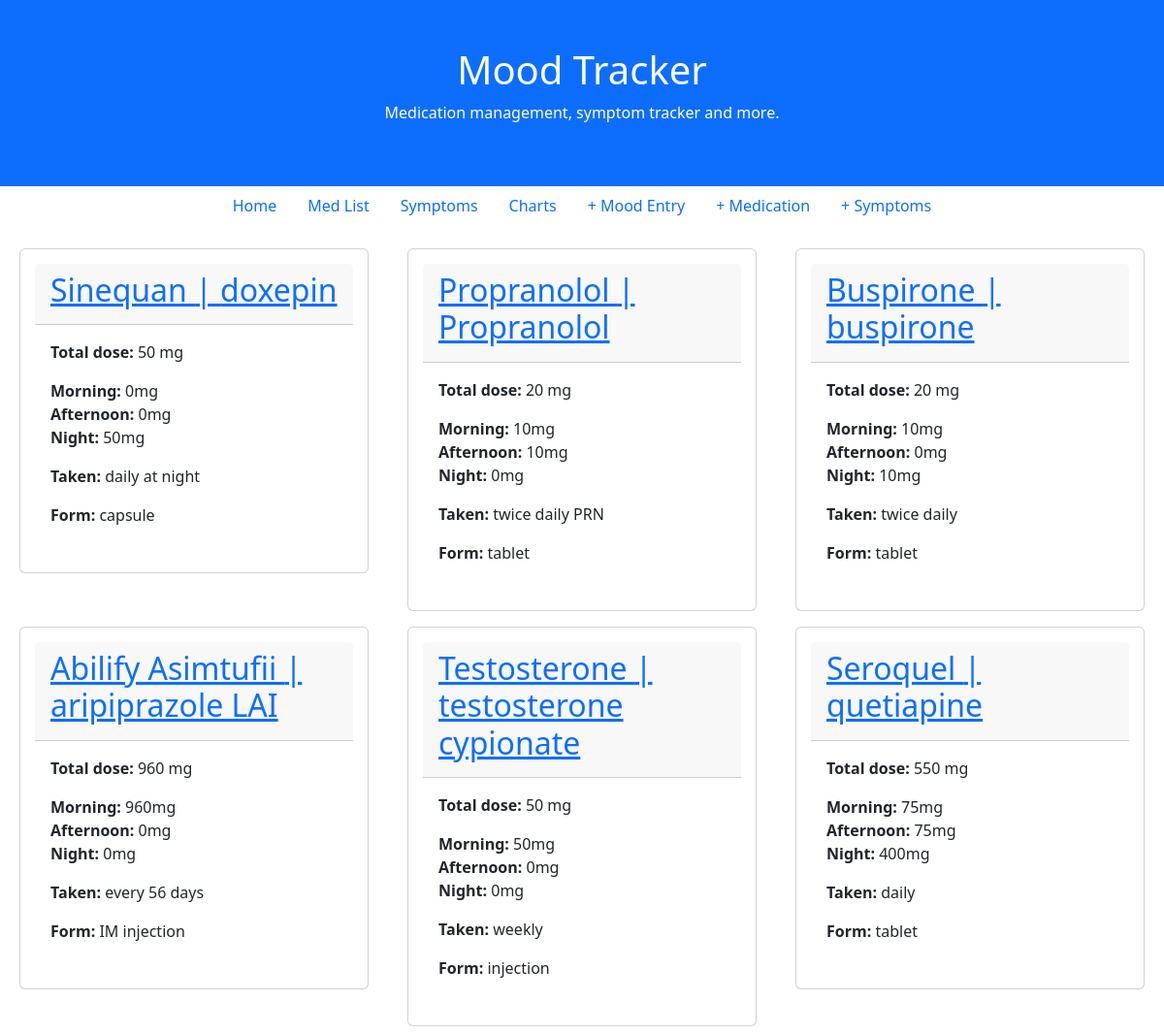
Screenshot of /meds/ with the database file from the repository.
### meds/models.py (models this page shows, shortened)
class MedsPost(models.Model):
    medname = models.CharField(max_length=200)
    author = models.ForeignKey(
        "auth.User",
        on_delete=models.CASCADE,
    )
    generic = models.CharField(max_length=200)
    totaldose = models.IntegerField()
    dose1 = models.IntegerField()
    dose2 = models.IntegerField()
    dose3 = models.IntegerField()
    frequency = models.CharField(max_length=200)
    type = models.CharField(max_length=200)
    whatfor = models.TextField()
    sideeffects = models.TextField()
    def get_absolute_url(self):
        return reverse("medspost_detail",kwargs={"pk":self.pk})

### meds/views.py (the view)
# urls.py: path("meds/", MedsListView.as_view(), name="meds_page"),
class MedsListView(ListView):
    model = MedsPost
    template_name = "meds.html"

### templates/meds.html
{% extends "base.html" %}
{% block content %}
<div class="container-fluid mt-3">
 <div class="row">
{% for medspost in object_list %}
<div class="col-sm-4">
    <div class="card m-2">
        <div class="card-header">
    <h2><A href="{{ medspost.get_absolute_url }}">{{ medspost.medname }} | {{ medspost.generic }}</A></h2>
    </div>
     <div class="card-body">
    <p><b>Total dose:</b> {{ medspost.totaldose }} mg</p>
    <p>
        <b>Morning: </b> {{ medspost.dose1 }}mg <br><b>Afternoon:</b> {{ medspost.dose2 }}mg  <br><b>Night:</b> {{ medspost.dose3 }}mg
</p>
<p><b>Taken: </b> {{ medspost.frequency }}</p>
<p><b>Form:</b> {{ medspost.type }}</p>
</div>
</div>
</div>
{% endfor %}
</div>
</div>
{% endblock content %}

### static/css/base.css (style rules this page uses)
a { color: red; }
.card { border: 1px solid #ccc; padding: 15px; border-radius: 8px; background: #f9f9f9; }

### rows the page displays
MedsPost: medname "Sinequan", generic "doxepin", totaldose "50", dose1 "0", dose2 "0", dose3 "50", frequency "daily at night", type "capsule"
MedsPost: medname "Propranolol", generic "Propranolol", totaldose "20", dose1 "10", dose2 "10", dose3 "0", frequency "twice daily PRN", type "tablet"
MedsPost: medname "Buspirone", generic "buspirone", totaldose "20", dose1 "10", dose2 "0", dose3 "10", frequency "twice daily", type "tablet"
MedsPost: medname "Abilify Asimtufii", generic "aripiprazole LAI", totaldose "960", dose1 "960", dose2 "0", dose3 "0", frequency "every 56 days", type "IM injection"
MedsPost: medname "Testosterone", generic "testosterone cypionate", totaldose "50", dose1 "50", dose2 "0", dose3 "0", frequency "weekly", type "injection"
MedsPost: medname "Seroquel", generic "quetiapine", totaldose "550", dose1 "75", dose2 "75", dose3 "400", frequency "daily", type "tablet"
